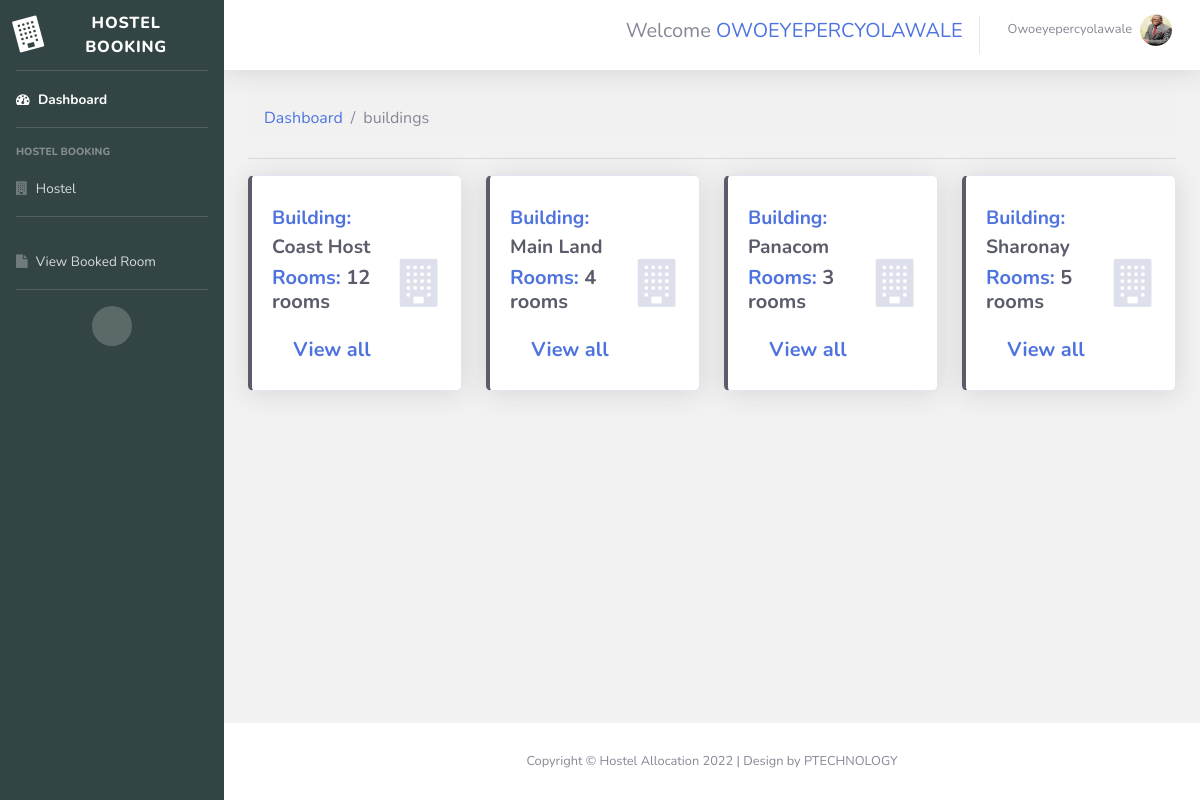
The page /hostel/buildings/ (signed in) on the database its author committed.
### accounts/models.py (models this page shows)
class User(AbstractUser):
	GENDER_CHOICES = [
		('M','Male'),
		('F','Female')
	]
	name = models.CharField(max_length=255)
	gender = models.CharField(choices=GENDER_CHOICES,max_length=2)
	phone_num = models.IntegerField(null=True)
	avatar = models.ImageField(
		upload_to='account/image/%y-%m-%d',
		default='../static/images/avatar.jpg',
		verbose_name='Account Image',
		null=True
	)

### booking/models.py (models this page shows, shortened)
class Building(models.Model):
	name = models.CharField(max_length=255)
	all_rooms = models.CharField(max_length=255,null=True)
	room = models.ManyToManyField('Room')

### booking/views.py (the view)
# urls.py: path('hostel/buildings/',views.building,name='building'),
def building(request,*args,**kwargs):
	get_bed=None
	buildings = models.Building.objects.all()
	for building in buildings:
		for room in building.room.all():
			get_bed = room.all_beds
	context={'buildings':buildings,'get_bed':get_bed}
	return render(request,'booking/buildings.html',context)

### booking/templates/booking/buildings.html
{% extends 'Dashboard/base.html' %}
{% block content %}
<nav aria-label="Page breadcrumb">
    <ol class="breadcrumb" style="background-color: #f1f1f1;">
        <li class="breadcrumb-item"><a href="{% url 'dashboard' %}">Dashboard</a></li>
        <li class="breadcrumb-item active" aria-current="page">buildings</li>
    </ol>
</nav>
<hr>
<div class="row">
	{% for building in buildings %}
    <div class="col-xl-3 col-md-6 mb-4">
        <div class="card border-left-dark shadow h-100 py-2">
            <div class="card-body">
                <div class="row no-gutters align-items-center">
                    <div class="col mr-2">
                        <div class="text-lg font-weight-bold text-dark mb-1">
                            <span class="text-primary">Building:</span> {{building.name}}</div>
                        <div class="h5 mb-0 font-weight-bold text-gray-800"><span class="text-primary">Rooms:</span> {{building.all_rooms}} rooms</div>
                        <div class="h5 mb-0 font-weight-bold text-gray-800 mt-4 text-center"><a href="{% url 'get_room' building.id %}"> View all</a></div>
                    </div>
                    <div class="col-auto ">
                        <i class="fa fa-building fa-3x text-gray-300"></i>
                    </div>
                </div>
            </div>
        </div>
    </div>
    {% endfor %}
</div>
{% endblock content %}

### templates/Dashboard/base.html (shortened to what this page needs)
{% load static %}
<!DOCTYPE html>
<html lang="en">
<head>
    <link href="{% static 'font-awesome-4.7.0/css/font-awesome.min.css' %}" rel="stylesheet" type="text/css">
    <link href="{% static 'css/sb-admin-2.min.css' %}" rel="stylesheet">
</head>
<body id="page-top">
    <div id="wrapper">
       {% include 'Dashboard/includes/_sidebar.html' %}
        <div id="content-wrapper" class="d-flex flex-column" style="background-color:#f2f2f2 !important">
            <div id="content">
                {% include 'Dashboard/includes/_topbar.html' %}
                <div class="container-fluid " style="background-color:#f2f2f2">
                    {% block content %}
                    {% endblock %}
                </div>
            </div>
                {% include 'Dashboard/includes/_footer.html' %}
        </div>
    </div>
</body>
</html>

### templates/Dashboard/includes/_sidebar.html (shortened to what this page needs)
        <ul class="navbar-nav bg-gradient-dark sidebar sidebar-dark accordion" id="accordionSidebar" style="background:#344 !important">
            <a class="sidebar-brand d-flex align-items-center justify-content-center" href="">
                <div class="sidebar-brand-icon rotate-n-15">
                    <i class="fa fa-building"></i>
                </div>
                <div class="sidebar-brand-text mx-3">Hostel Booking</div>
            </a>
            <hr class="sidebar-divider my-0">
            <li class="nav-item active">
                <a class="nav-link" href="{% url 'dashboard' %}">
                    <i class="fa fa-tachometer" aria-hidden="true"></i>
                    <span>Dashboard</span></a>
            </li>
            <hr class="sidebar-divider">
            <div class="sidebar-heading">
                Hostel Booking
            </div>
            <li class="nav-item">
                <a class="nav-link collapsed" href="#" data-toggle="collapse" data-target="#hostel"
                    aria-expanded="true" aria-controls="hostel">
                    <i class="fa fa-building" aria-hidden="true"></i>
                    <span>Hostel</span>
                </a>
            </li>
            <hr class="sidebar-divider">
             <li class="nav-item ">
                <a class="nav-link" href="{% url 'generate' %}">
                    <i class="fa fa-file" aria-hidden="true"></i>
                    <span>View Booked Room</span></a>
            </li>
            <hr class="sidebar-divider d-none d-md-block">
            <div class="text-center d-none d-md-inline">
                <button class="rounded-circle border-0" id="sidebarToggle"></button>
            </div>
        </ul>

### templates/Dashboard/includes/_topbar.html (shortened to what this page needs)
                <nav class="navbar navbar-expand navbar-light bg-white topbar mb-4 static-top shadow">
                    <ul class="navbar-nav ml-auto">
                        <li class="nav-item my-4 ">
                            <h5 class=" align-self-end">Welcome <span class="text-primary text-uppercase">{{user.username}}</span></h5>
                        </li>
                        <li class="nav-item dropdown no-arrow">
                            {% if user.is_authenticated %}
                            <a class="nav-link dropdown-toggle" href="#" id="userDropdown" role="button"
                                data-toggle="dropdown" aria-haspopup="true" aria-expanded="false">
                                <span class="mr-2 d-none d-lg-inline text-gray-600 small text-capitalize">{{user.username}}</span>
                                <img class="img-profile rounded-circle"
                                    src="{{user.avatar.url}}">
                            </a>
                            {% endif %}
                        </li>
                    </ul>
                </nav>

### templates/Dashboard/includes/_footer.html
<footer class="sticky-footer bg-white mt-5 ">
                <div class="container my-auto">
                    <div class="copyright text-center my-auto">
                        <span>Copyright &copy; Hostel Allocation 2022 | Design by PTECHNOLOGY </span>
                    </div>
                </div>
</footer>

### rows shown on the page
User: username "OWOEYEPERCYOLAWALE", username "Owoeyepercyolawale", avatar (picture)
Building: name "Coast Host", all_rooms "12"
Building: name "Main Land", all_rooms "4"
Building: name "Panacom", all_rooms "3"
Building: name "Sharonay", all_rooms "5"
